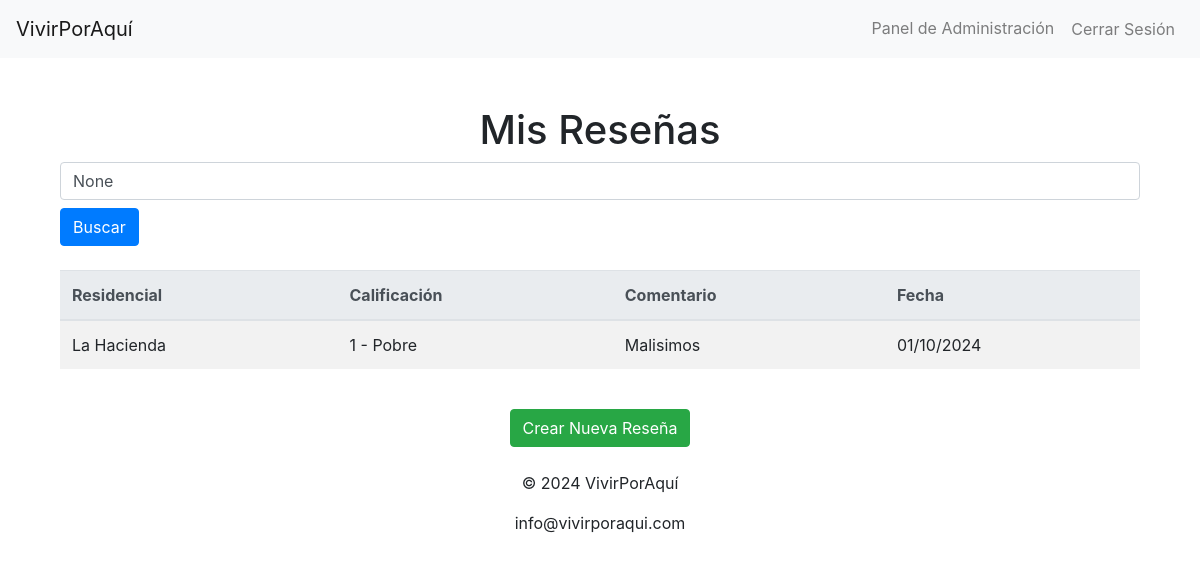
Page /cuentas/resenas/ (signed in) on the committed database.
### SiteApp/models.py (models this page shows, shortened)
class Resena(models.Model):
    CALIFICACION_OPCIONES = [
        (1, '1 - Pobre'),
        (2, '2 - Regular'),
        (3, '3 - Bueno'),
        (4, '4 - Muy Bueno'),
        (5, '5 - Excelente'),
    ]
    residencial = models.ForeignKey(Residencial, on_delete=models.CASCADE)
    usuario = models.ForeignKey(User, on_delete=models.CASCADE)
    calificacion = models.IntegerField(choices=CALIFICACION_OPCIONES)
    comentario = models.TextField()
    hashtags = models.CharField(max_length=255, help_text="Agrega hashtags separados por comas")  # Nuevo campo de Hashtags
    fecha_publicacion = models.DateTimeField(auto_now_add=True)

class Residencial(models.Model):
    nombre = models.CharField(max_length=255)
    promotor = models.ForeignKey(Promotor, on_delete=models.CASCADE)

### SiteApp/views.py (the view)
# urls.py: path('resenas/', views.mis_resenas, name='mis_resenas'),  # Página con reseñas del usuario
@login_required
def mis_resenas(request):
    resenas_usuario = Resena.objects.filter(usuario=request.user).order_by('-fecha_publicacion')
    query = request.GET.get('q')
    if query:
        resenas_usuario = resenas_usuario.filter(comentario__icontains=query)
    return render(request, 'resenas/mis_resenas.html', {'resenas': resenas_usuario, 'query': query})

### SiteApp/templates/resenas/mis_resenas.html
{% extends 'base.html' %}
{% block content %}
<div class="container mt-5">
    <h1 class="text-center">Mis Reseñas</h1>
    <div class="mb-4">
        <form method="GET" action="{% url 'mis_resenas' %}">
            <input type="text" name="q" value="{{ query }}" placeholder="Buscar reseñas..." class="form-control">
            <button type="submit" class="btn btn-primary mt-2">Buscar</button>
        </form>
    </div>
    <div class="table-responsive">
        <table class="table table-striped">
            <thead class="thead-light">
                <tr>
                    <th>Residencial</th>
                    <th>Calificación</th>
                    <th>Comentario</th>
                    <th>Fecha</th>
                </tr>
            </thead>
            <tbody>
                {% if resenas %}
                    {% for resena in resenas %}
                    <tr>
                        <td>{{ resena.residencial.nombre }}</td>
                        <td>{{ resena.get_calificacion_display }}</td>
                        <td>{{ resena.comentario }}</td>
                        <td>{{ resena.fecha_publicacion|date:"d/m/Y" }}</td>
                    </tr>
                    {% endfor %}
                {% else %}
                    <tr>
                        <td colspan="4" class="text-center">No has creado reseñas aún.</td>
                    </tr>
                {% endif %}
            </tbody>
        </table>
    </div>
    <div class="text-center mt-4">
        <a href="{% url 'agregar_resena' %}" class="btn btn-success">Crear Nueva Reseña</a>
    </div>
</div>
{% endblock %}

### rows in the picture
Resena: residencial.nombre "La Hacienda", calificacion "1 - Pobre", comentario "Malisimos", fecha_publicacion "01/10/2024"
